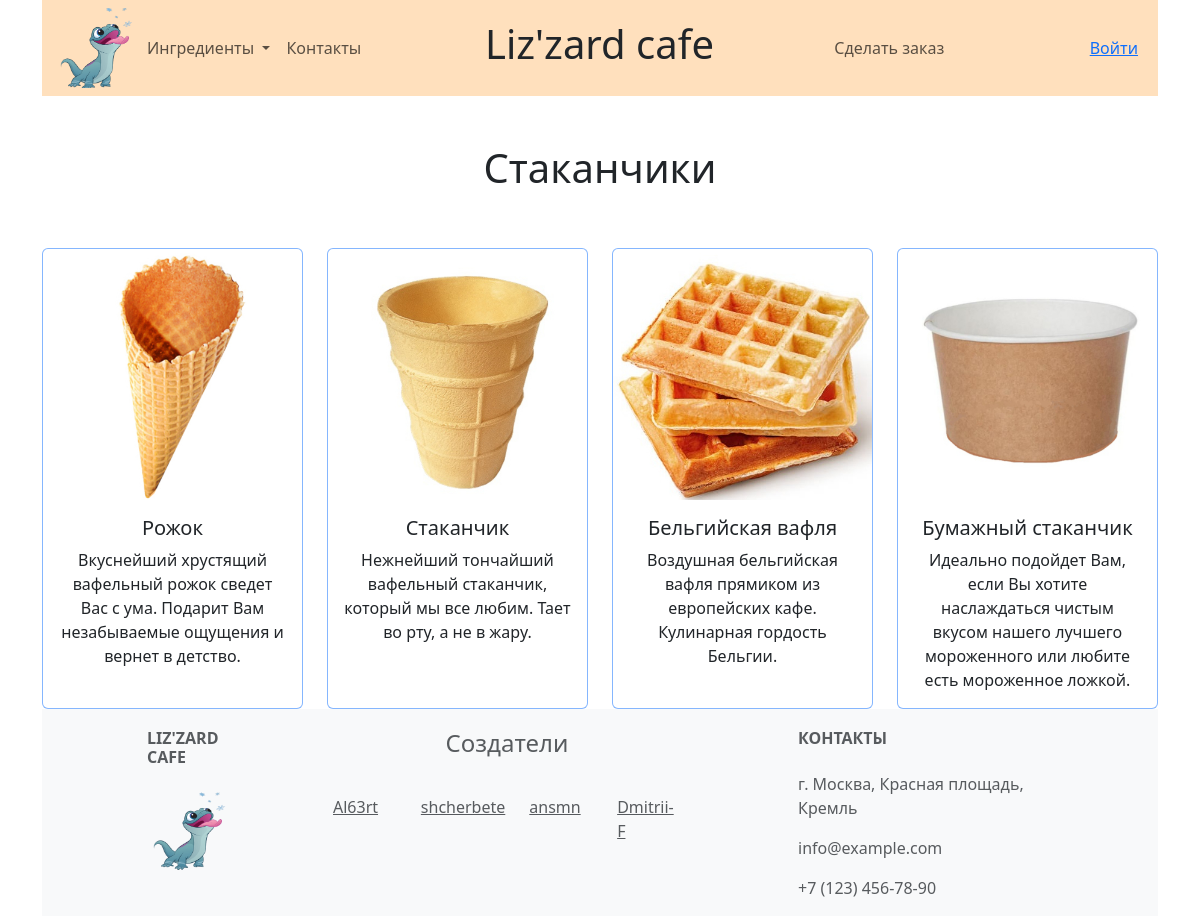
Page /containers/ on the committed database.
### icecream_bar/models.py (models this page shows, shortened)
class Container(models.Model):
    name = models.CharField(max_length=100)
    description = models.TextField()
    image = models.ImageField(upload_to='Container/', blank=True)
    price = models.PositiveIntegerField()

### icecream_bar/views.py (the view)
# urls.py: path('containers/', views.ContainersListView.as_view(), name='containers'),
class ContainersListView(ListView):
    model = Container
    template_name = 'icecream_bar/containers_list.html'
    context_object_name = 'containers_list'

### icecream_bar/templates/icecream_bar/containers_list.html
{% extends 'base/base.html' %}
{% block content %}
    <div class="container text-center">
        <h1><br>Стаканчики<br><br></h1>
        <div class="row row-cols-1 row-cols-md-4 g-4">
            {% for container in containers_list %}
            <div class="col">
                <div class="card border-primary border-opacity-50 h-100 pt-1">
                  <img src="{{container.image.url}}" class="card-img-top" >
                  <div class="card-body">
                    <h5 class="card-title">{{ container.name }}</h5>
                    <p class="card-text">{{ container.description }}</p>
                  </div>
                </div>
            </div>
            {% empty %}
            <p>Нет стаканчиков.</p>
            {% endfor %}
        </div>
    </div>
{% endblock %}

### icecream_bar/static/main.css (style rules this page uses)
.h-100 { height: 100%; }

### rows in the picture
Container: image (picture), name "Рожок", description "Вкуснейший хрустящий вафельный рожок сведет Вас с ума. Подарит Вам незабываемые ощущения и вернет в детство."
Container: image (picture), name "Стаканчик", description "Нежнейший тончайший вафельный стаканчик, который мы все любим. Тает во рту, а не в жару."
Container: image (picture), name "Бельгийская вафля", description "Воздушная бельгийская вафля прямиком из европейских кафе. Кулинарная гордость Бельгии."
Container: image (picture), name "Бумажный стаканчик", description "Идеально подойдет Вам, если Вы хотите наслаждаться чистым вкусом нашего лучшего мороженного или любите есть мороженное ложкой."
